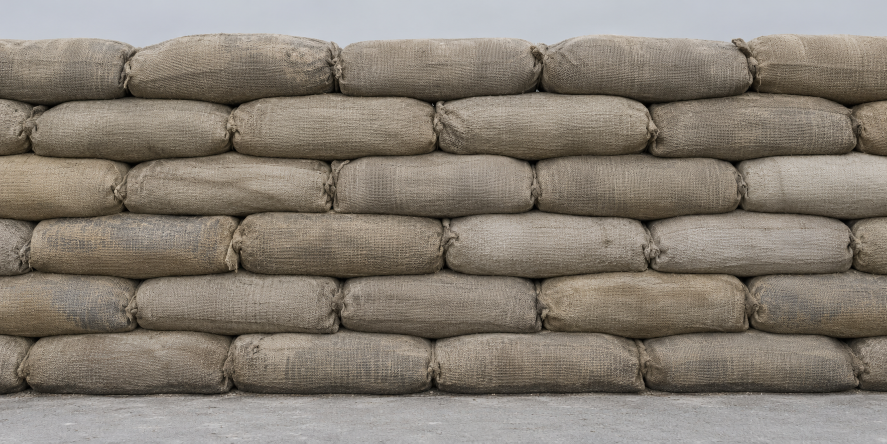
#> input picture tools/board-models/military/sources/sandbag-face.png, 1774 x 887 px (shown at 1/2 size)
$ python sandbag_atlas.py
#> lines starting #> are read from the running program, lines starting #| are printed output that depends on the picture
### tools/materials/seamless.py
"""Make aligned fields tile without a seam, all of them by the same operation (needs numpy and scipy).

seamless(stack, weights): stack is H x W x C floats (every map or source field of one material, aligned); weights
gives each channel's say in where the cut runs. Each axis in turn, the texture and a copy rolled by half a tile: their
broad component (a wrapped Gaussian) cross-fades from the copy at the tile's edges to the texture in its middle, and
their fine grain switches from one to the other along a minimum-error cut, so stones and grit stay whole instead of
ghosting. Neither the texture's edges nor the copy's (which lie in the tile's middle) survive, so whatever seam or
edge ramp the texture had goes with them.
"""
import numpy as np
from scipy.ndimage import gaussian_filter, gaussian_filter1d


def _smoothstep(a, b, x):
    t = np.clip((x - a) / (b - a), 0, 1)
    return t * t * (3 - 2 * t)


def _cut(cost, starts=32):
    """A path down cost (rows x columns), one column a row and at most one column of change a row, of minimum total
    cost, closing on itself across the wrap (its last row within one column of its first)."""
    rows, cols = cost.shape
    best, best_path = np.inf, None
    for start in np.unique(np.linspace(0, cols - 1, starts).round().astype(int)):
        total = np.full(cols, np.inf)
        total[start] = cost[0, start]
        back = np.zeros((rows, cols), np.int64)
        for row in range(1, rows):
            choice = np.stack([np.concatenate([[np.inf], total[:-1]]), total, np.concatenate([total[1:], [np.inf]])])
            pick = choice.argmin(0)
            back[row] = np.arange(cols) + pick - 1
            total = choice[pick, np.arange(cols)] + cost[row]
        closing = np.full(cols, np.inf)
        lo, hi = max(start - 1, 0), min(start + 1, cols - 1)
        closing[lo:hi + 1] = total[lo:hi + 1]
        end = int(closing.argmin())
        if closing[end] < best:
            best = closing[end]
            best_path = np.empty(rows, np.int64)
            best_path[-1] = end
            for row in range(rows - 1, 0, -1):
                best_path[row - 1] = back[row, best_path[row]]
    return best_path


# [17 lines left out: function _across, not called in this run]


def seamless(stack, weights):
    out = _across(stack, weights)
    return np.transpose(_across(np.transpose(out, (1, 0, 2)), weights), (1, 0, 2))


# [8 lines left out: function wrap_report, not called in this run]

### tools/board-models/military/sandbag_atlas.py
"""Makes data/models/board/textures/scenery/fortified-sandbag_{albedo,normal,orm,heightmap}.png and its .tres from two
photographic studies in sources/: the wall's face (sandbag-face.png, straight on, six courses between sky and ground)
and its top course seen from above (sandbag-top.png, two rows of bags).

Run: python tools/board-models/military/sandbag_atlas.py [<out folder>]
The face is tiled four bags long (a minimum-error cut through its overlap) and scaled to the wall's height; the top is
laid bag by bag from the study's own bags, both rows' joints on the face's top-course joints, its colour matched to the
face's top course. It prints the tile's length and each course's height and joints, build_sandbags.py's SPAN and
COURSES, which lay the emplacement's bags on the photographed ones. The photos keep their light and shade in the albedo,
as a scanned asset does; height, normal and occlusion come from their structure (bright bulges, dark joints). The atlas
is made at 2048 px and written at 512.
"""
import sys
from pathlib import Path

import numpy as np
from PIL import Image
from scipy.ndimage import gaussian_filter, grey_closing, map_coordinates
from scipy.signal import find_peaks

MM = Path(__file__).resolve().parents[3]
sys.path.insert(0, str(MM / 'tools/materials'))
import seamless  # noqa: E402

STUDIES = Path(__file__).resolve().parent / 'sources'
OUT = Path(sys.argv[1]) if len(sys.argv) > 1 else MM / 'data/models/board/textures/scenery'
NAME = 'fortified-sandbag'
SIZE, FACE_ROWS, TOP_ROWS = 2048, 1152, 768
OUTPUT = 512  # the maps' width: made at SIZE, whose pixel-sized filters they keep, then averaged down
HEIGHT, DEPTH, TOP = 1.83, 1.25, 1.15  # the wall's height, the top view's width across it, the top's width
BAGS = 4  # the face's bags along a tile
RELIEF, NORMAL = 10.0, 2.0  # strong: most bags are flat faces whose shape is all relief (build_sandbags.py)


def linear(c):
    return np.where(c <= .04045, c / 12.92, ((c + .055) / 1.055) ** 2.4)


def srgb(c):
    c = np.clip(c, 0, 1)
    return np.where(c <= .0031308, c * 12.92, 1.055 * c ** (1 / 2.4) - .055)


def lum(rgb):
    return rgb @ np.array([.2126, .7152, .0722])


def resample(image, rows, cols, wrap):
    """image resampled to rows x cols, cubic, wrapping across its columns if {@code wrap}."""
    h, w = image.shape[:2]
    ys, xs = np.mgrid[0:rows, 0:cols].astype(float)
    ys = (ys + .5) * h / rows - .5
    xs = (xs + .5) * w / cols - .5
    channels = image[..., None] if image.ndim == 2 else image
    out = np.stack([map_coordinates(channels[..., c], [ys, xs], order=3,
                                    mode='grid-wrap' if wrap else 'nearest') for c in range(channels.shape[-1])], -1)
    return out[..., 0] if image.ndim == 2 else out


def joints(L, top, bottom, spacing, wrap=False):
    """The columns of the dark joints between bags across rows top..bottom; across the wrap if {@code wrap}."""
    profile = gaussian_filter(L[top:bottom].mean(0), 4, mode='wrap' if wrap else 'reflect')
    if not wrap:
        return find_peaks(-profile, distance=spacing * .7, prominence=.02)[0]
    w = len(profile)
    peaks = find_peaks(-np.tile(profile, 3), distance=spacing * .7, prominence=.02)[0]
    return np.sort(peaks[(peaks >= w) & (peaks < 2 * w)] - w)


def face():
    rgb = linear(np.asarray(Image.open(STUDIES / 'sandbag-face.png').convert('RGB'), float) / 255)
    h, w, _ = rgb.shape
#> h = 887; w = 1774
    L = lum(rgb)
#> in lum, `return rgb @ np.array([.2126, .7152, .0722])`:
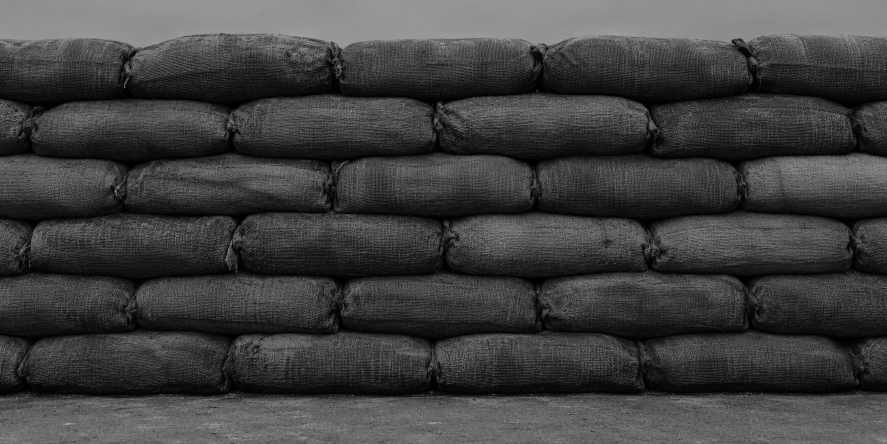
#> returned value: shape (887, 1774) float64 (shown at 1/2 size); min 0, max 0.715, mean 0.251
    # The band: sky above the top course's crests, smooth ground below the bottom course.
    detail = gaussian_filter(np.abs(L - gaussian_filter(L, 2)).mean(1), 3)
#> detail = 887 values, max 0.0693 at index 245, min 0.00227 at index 22, mean 0.0407
    rows = np.flatnonzero(detail > .5 * np.percentile(detail, 90))
#> rows = 517 values from 78 to 764
    crest = np.array([np.argmax(np.abs(L[:rows[0] + 80, x] - L[:8, x].mean()) > .06) for x in range(w)])
#> crest = 1774 values, max 99 at index 686, min 65 at index 442, mean 76.9
    # The ground: just below the shadow line under the bottom course.
    top = int(np.percentile(crest, 5))
#> top = 68
    ground = int(rows[-1] + np.argmin(L.mean(1)[rows[-1]:rows[-1] + 60])) + 3
#> ground = 786
    # Broad light across the wall flattened, its courses' own shading kept.
    broad = gaussian_filter(L[top:ground].mean(0), w / 10, mode='reflect')
#> broad = 1774 values, max 0.21 at index 955, min 0.202 at index 1390, mean 0.205
    rgb = rgb * (broad.mean() / broad)[None, :, None] ** .8
    # The sky over the top course's dips: the bag below mirrored up, a little darker, as its rounded top turns away.
    for x in range(w):
        edge = max(crest[x], top)
        if edge > top:
            rgb[top:edge, x] = rgb[2 * edge - np.arange(top, edge), x] * .8
#> this loop made 1774 passes
#> edge on passes 1 to 3: 79, 78, 78
    L = lum(rgb)
    pitch = float(np.median(np.diff(joints(L, top, top + (ground - top) // 6, w / 6))))
#> in joints, `profile = gaussian_filter(L[top:bottom].mean(0), 4, mode='wrap' if wra..`: profile = 1774 values, max 0.28 at index 88, min 0.118 at index 1070, mean 0.23
#> pitch = 407
    span = int(round(BAGS * pitch))
#> span = 1628
    margin = w - span
#> margin = 146
    # The tile width within a few pixels of four bags at which the strips across its seam match best.
    band = rgb[top:ground]
    # (Below the top course's dips: the sky filled over them is no match for anything.)
    below = band[crest.max() - top:]
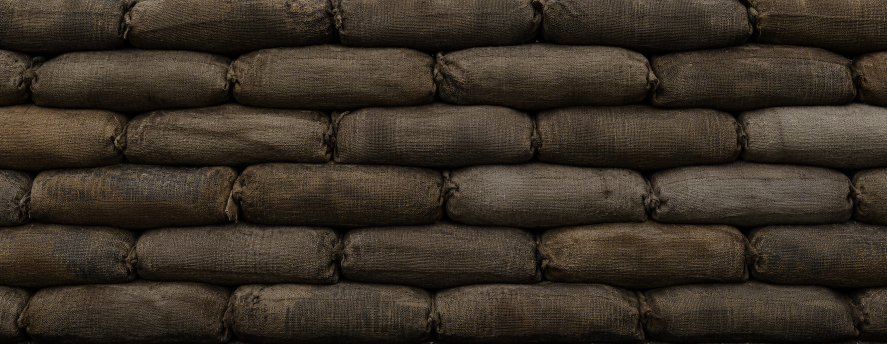
#> below: shape (687, 1774, 3) float64 (shown at 1/2 size); mean R, G, B 0.225, 0.19, 0.147
    best = min(range(span - 12, min(span + 12, w - 60)),
               key=lambda s: np.mean((below[:, :w - s] - below[:, s:]) ** 2))
#> best = 1637
    span, margin = best, min(w - best, 120)
#> span = 1637; margin = 120
    stack = band[:, :span + margin]
    start, overflow = stack[:, :margin], stack[:, span:span + margin]
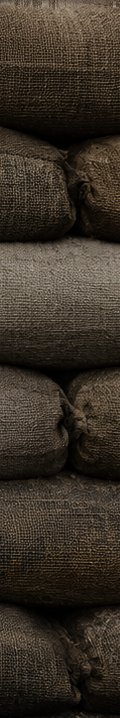
#> overflow: shape (718, 120, 3) float64; mean R, G, B 0.225, 0.191, 0.151
    cut = seamless._cut(((start - overflow) ** 2).sum(-1))
#> after the loop in _cut, `for start in np.unique(np.linspace(0, cols - 1, starts).round().astype..`:
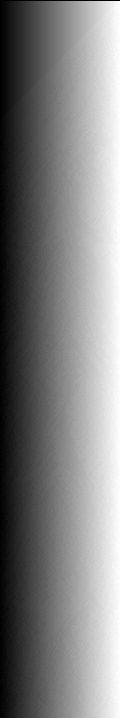
#> back: shape (718, 120) int64; min -1, max 119, mean 59.4; drawn with min black and max white
#> after the loop in _cut, `for start in np.unique(np.linspace(0, cols - 1, starts).round().astype..`: best = 2.95; best_path = 718 values, max 119 at index 649, min 54 at index 244, mean 93.03
#> cut has the same summary as best_path in _cut
    mask = gaussian_filter((np.arange(margin)[None, :] >= cut[:, None]).astype(float), (0, 1.0))[..., None]
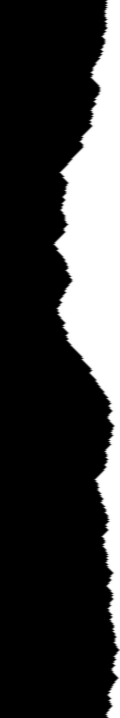
#> mask: shape (718, 120, 1) float64; min 0, max 1, mean 0.225
    tile = stack[:, :span].copy()
    tile[:, :margin] = mask * start + (1 - mask) * overflow
    metres = span / (ground - top) * HEIGHT
#> metres = 4.17
    # The courses: between the dark shadow lines across the tile, bottom first, each with its joints.
    L = lum(tile)
#> in lum (call 3), `return rgb @ np.array([.2126, .7152, .0722])`:
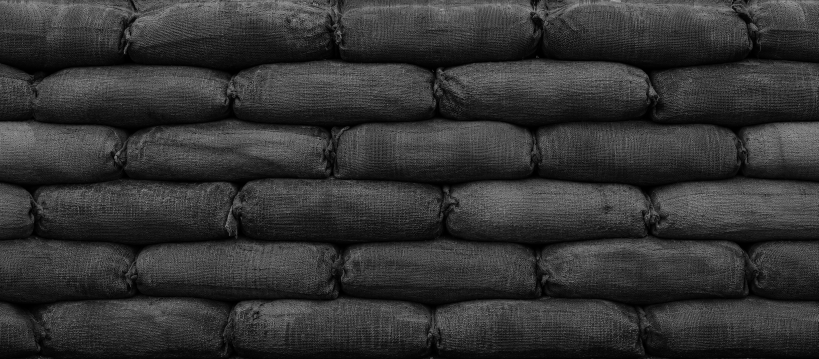
#> returned value: shape (718, 1637) float64 (shown at 1/2 size); min 0, max 0.715, mean 0.201
    rows = len(L)
#> rows = 718
    gaps = np.sort(find_peaks(-gaussian_filter(L.mean(1), 3), distance=rows / 6 * .7, prominence=.03)[0])
#> gaps = [118, 239, 356, 477, 593]
    edges = [rows] + [int(g) for g in gaps[::-1]] + [0]
#> edges = [718, 593, 477, 356, 239, 118, 0]
    courses = []
    for bottom, top_row in zip(edges, edges[1:]):
        inset = (bottom - top_row) // 5
        found = joints(L, top_row + inset, bottom - inset, pitch, wrap=True) / span
        courses.append((round((rows - bottom) / rows * HEIGHT, 3), round((rows - top_row) / rows * HEIGHT, 3),
                        tuple(round(float(j), 4) for j in found)))
#> this loop made 6 passes
#> (bottom, top_row, inset, found) on passes 1 to 6: (718, 593, 25, [0.0458, 0.28, 0.528, 0.781]), (593, 477, 23, [0.164, 0.414, 0.657, 0.913]), (477, 356, 24, [0.0415, 0.294, 0.542, 0.795]), (356, 239, 23, [0.152, 0.405, 0.655, 0.903]), (239, 118, 24, [0.0403, 0.282, 0.531, 0.8]), (118, 0, 23, [0.15, 0.404, 0.657, 0.915])
#> after the loop, courses = 6 items
    print(f'face: rows {top}..{ground}, bag {pitch:.0f} px, tile {span} px = {metres:.3f} m')
#| face: rows 68..786, bag 407 px, tile 1637 px = 4.172 m
    for course in courses:
        print('  course', course)
#> this loop made 6 passes
#> course on passes 1 to 6: (0, 0.319, (0.0458, 0.28, 0.528, 0.781)), (0.319, 0.614, (0.164, 0.414, 0.657, 0.913)), (0.614, 0.923, (0.0415, 0.294, 0.542, 0.795)), (0.923, 1.22, (0.152, 0.405, 0.655, 0.903)), (1.22, 1.53, (0.0403, 0.282, 0.531, 0.8)), (1.53, 1.83, (0.15, 0.404, 0.657, 0.915))
#|   course (0.0, 0.319, (0.0458, 0.2804, 0.5284, 0.7813))
#|   course (0.319, 0.614, (0.1643, 0.4136, 0.6567, 0.9133))
#|   course (0.614, 0.923, (0.0415, 0.2944, 0.5418, 0.7947))
#|   course (0.923, 1.221, (0.1521, 0.405, 0.6549, 0.9035))
#|   course (1.221, 1.529, (0.0403, 0.2822, 0.5308, 0.8002))
#|   course (1.529, 1.83, (0.1503, 0.4044, 0.6567, 0.9151))
    # The top course's colour, for the top view's.
    shade = tile[:edges[-2]].reshape(-1, 3).mean(0)
#> shade = [0.263, 0.225, 0.181]
    return resample(tile, FACE_ROWS, SIZE, True), metres, courses, shade
#> in resample, `out = np.stack([map_coordinates(channels[..., c], [ys, xs], order=3, m..`:
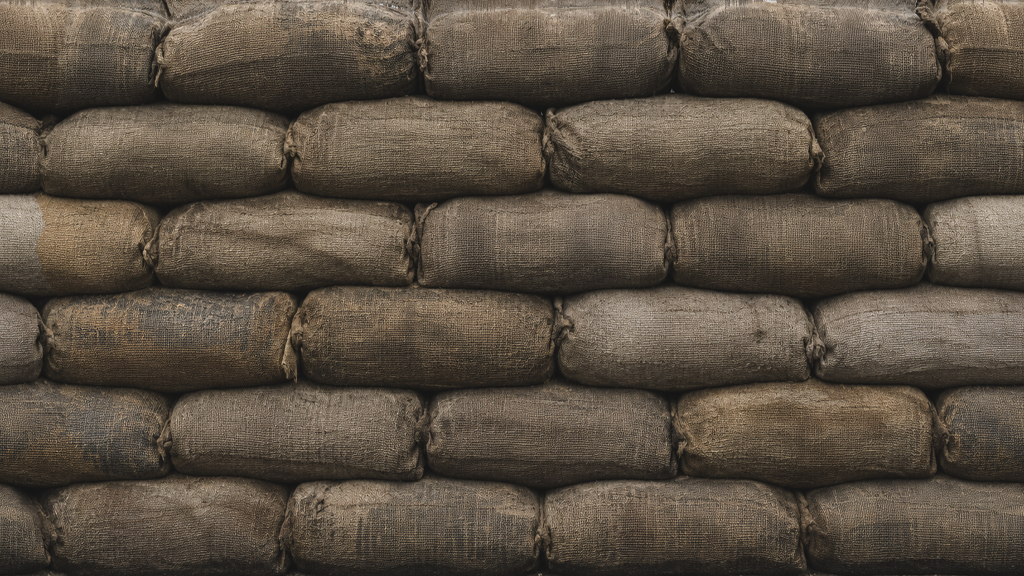
#> out: shape (1152, 2048, 3) float64 (shown at 1/2 size); mean R, G, B 0.233, 0.197, 0.154; drawn with min black and max white


def top_view(face_joints, shade):
    rgb = linear(np.asarray(Image.open(STUDIES / 'sandbag-top.png').convert('RGB'), float) / 255)
    h, w, _ = rgb.shape
    L = lum(rgb)
    profile = gaussian_filter(L.mean(1), 3)
    # The rows: bright bands between the dark ground at the edges and the gap between them.
    bright = profile > .5 * (profile.max() + np.percentile(profile, 5))
    edges = np.flatnonzero(np.diff(bright.astype(int)))
    (a0, a1), (b0, b1) = (edges[0] + 1, edges[1] + 1), (edges[2] + 1, edges[3] + 1)
    gap = (a1 + b0) // 2
    out = np.zeros((TOP_ROWS, SIZE, 3))
    # Across: the top's width TOP centred in DEPTH; the inner row above the outer (PNG order, inner first).
    edge = (DEPTH - TOP) / 2 / DEPTH * TOP_ROWS
    half = (TOP_ROWS - 2 * edge) / 2
    ground = rgb[:max(a0 - 4, 1)].mean((0, 1))
    out[:] = ground
    for (r0, r1), (t0, t1) in (((a0 - 6, gap), (edge, edge + half)), ((gap, b1 + 6), (edge + half, edge + 2 * half))):
        r0, r1 = max(r0, 0), min(r1, h)
        source = rgb[r0:r1]
        # A bag is about twice as long as it is wide: closer dark lines are its creases.
        cuts = joints(lum(source), 0, r1 - r0, 2.1 * (r1 - r0))
        bags = [(cuts[i], cuts[i + 1]) for i in range(len(cuts) - 1)]
        # Lay them along the row: bag i between target joints i and i + 1, with an overlap feathered at the joint.
        targets = np.sort(face_joints % 1) * SIZE
        rows = int(round(t1)) - int(round(t0))
        row = np.zeros((rows, SIZE, 3))
        weight = np.zeros((rows, SIZE, 1))
        for i in range(BAGS):
            j0 = targets[i]
            j1 = targets[(i + 1) % BAGS] + (SIZE if i == BAGS - 1 else 0)
            s0, s1 = bags[i % len(bags)]
            pad = 24
            piece = source[:, max(s0 - pad, 0):min(s1 + pad, w)]
            flip = i >= len(bags)
            if flip:
                piece = piece[:, ::-1]
            length = int(round(j1 - j0)) + 2 * pad
            piece = resample(piece, rows, length, False)
            ramp = np.clip(np.minimum(np.arange(length) + 1, length - np.arange(length)) / pad, 0, 1)[None, :, None]
            cols = (int(round(j0)) - pad + np.arange(length)) % SIZE
            row[:, cols] += piece * ramp
            weight[:, cols] += ramp
        out[int(round(t0)):int(round(t0)) + rows] = row / np.maximum(weight, 1e-6)
    # The same fabric as the face's top course: the top photograph's colour and brightness matched to it.
    bags = out[int(round(edge)):int(round(edge + 2 * half))]
    out *= (shade / bags.reshape(-1, 3).mean(0))[None, None, :]
    print(f'top: rows {a0}..{a1} and {b0}..{b1}')
    return out


def relief(rgb, wrap_rows):
    """Height (0..1), normal (tangent space, green up) and occlusion from a photo's structure: the bags' bright bulges
    up, the dark joints between them down."""
    L = lum(rgb)
    mode = ('wrap' if wrap_rows else 'reflect', 'wrap')
    bulge = gaussian_filter(L, 4, mode=mode) - gaussian_filter(L, 60, mode=mode)
    seams = gaussian_filter(grey_closing(L, size=(15, 15), mode='wrap') - L, 1.5, mode=mode)
    height = bulge - 1.2 * seams
    lo, hi = np.percentile(height, [1, 99])
    height = np.clip((height - lo) / (hi - lo), 0, 1)
    smooth = gaussian_filter(height, 1.2, mode=mode)
    dx = np.gradient(smooth, axis=1)
    dy = np.gradient(smooth, axis=0)
    strength = 18
    n = np.stack([-dx * strength, dy * strength, np.ones_like(dx)], -1)
    n /= np.linalg.norm(n, axis=-1, keepdims=True)
    occlusion = np.clip(1 - 2.2 * seams / np.percentile(seams, 99), .35, 1)
    return height, n * .5 + .5, occlusion


def main():
    face_rgb, span, courses, shade = face()
#> span = 4.17; courses = 6 items; shade = [0.263, 0.225, 0.181]
    top_rgb = top_view(np.array(courses[-1][2]), shade)
    blank = np.zeros((SIZE - FACE_ROWS - TOP_ROWS, SIZE))
    maps = {}
    face_h, face_n, face_o = relief(face_rgb, False)
    top_h, top_n, top_o = relief(top_rgb, False)
    albedo = np.concatenate([face_rgb, top_rgb, np.zeros((blank.shape[0], SIZE, 3))], 0)
    height = np.concatenate([face_h, top_h, blank], 0)
    normal = np.concatenate([face_n, top_n, np.tile([.5, .5, 1], (blank.shape[0], SIZE, 1))], 0)
    occlusion = np.concatenate([face_o, top_o, np.ones_like(blank)], 0)
    maps['albedo'] = srgb(albedo)
    maps['normal'] = normal
    # The photos' shading is in the albedo already: the sky's occlusion only deepens the joints a little more.
    maps['orm'] = np.stack([.75 + .25 * occlusion, np.full_like(occlusion, .92), np.zeros_like(occlusion)], -1)
    maps['heightmap'] = np.repeat(height[..., None], 3, -1)
    # Each OUTPUT texel averages its block of SIZE texels; a normal averages its vectors and is unit again.
    block = SIZE // OUTPUT
    maps = {suffix: pixels.reshape(OUTPUT, block, OUTPUT, block, 3).mean((1, 3)) for suffix, pixels in maps.items()}
    vectors = maps['normal'] * 2 - 1
    maps['normal'] = vectors / np.linalg.norm(vectors, axis=-1, keepdims=True) * .5 + .5
    OUT.mkdir(parents=True, exist_ok=True)
    for suffix, pixels in maps.items():
        Image.fromarray((np.clip(pixels, 0, 1) * 255 + .5).astype(np.uint8)).save(OUT / f'{NAME}_{suffix}.png')
        print('WROTE', OUT / f'{NAME}_{suffix}.png')
    print(f'SPAN = {span:.3f}')
    print(f'COURSES = {courses}')
    (OUT / f'{NAME}.tres').write_text(f'''[gd_resource type="StandardMaterial3D" load_steps=5 format=2]
[ext_resource path="{NAME}_albedo.png" type="Texture" id=1]
[ext_resource path="{NAME}_orm.png" type="Texture" id=2]
[ext_resource path="{NAME}_normal.png" type="Texture" id=3]
[ext_resource path="{NAME}_heightmap.png" type="Texture" id=4]
[resource]
albedo_color = Color(1.0, 1.0, 1.0, 1.0)
albedo_texture = ExtResource( 1 )
metallic = 0.0
roughness = 1.0
roughness_texture = ExtResource( 2 )
roughness_texture_channel = 1
normal_enabled = true
normal_scale = {NORMAL}
normal_texture = ExtResource( 3 )
ao_enabled = true
ao_texture = ExtResource( 2 )
ao_texture_channel = 0
heightmap_enabled = true
heightmap_scale = {RELIEF}
heightmap_deep_parallax = true
heightmap_min_layers = 8
heightmap_max_layers = 32
heightmap_texture = ExtResource( 4 )
''', encoding='utf-8')


#> (the run stopped early here; a loop or call above may not have finished)
